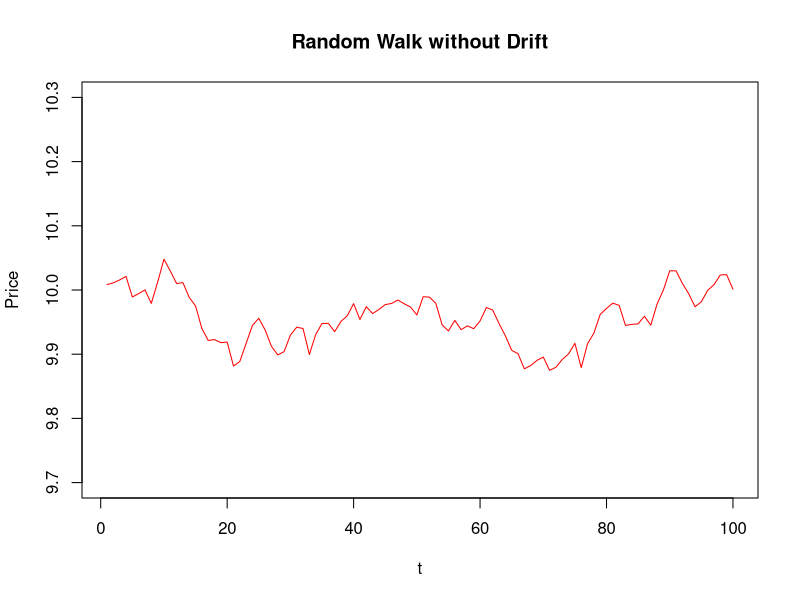
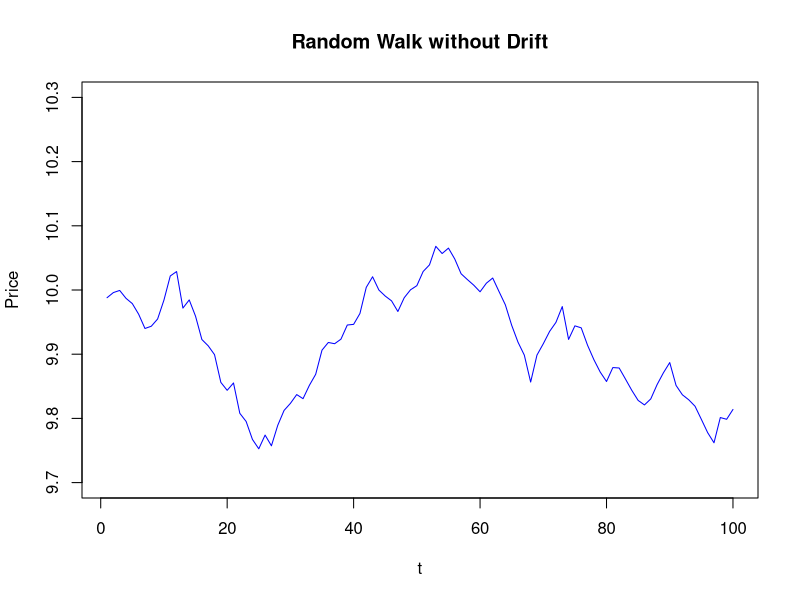

Generate these figures, in order, with R:
## ---- chunk 1
knitr::opts_chunk$set(echo = TRUE, message = FALSE)
## ---- chunk 2
20000000/((1+(0.07/2))^(1/8))
## ---- chunk 3
4*log(1+(0.1/4))
## ---- chunk 4
# define annuity function
cal_annuity <- function(c, r, p) {
  a <- 0
  for (i in 1:p) {
    temp <- (1 + r)^(-i)
    a <- a + temp
  }
  return(c * a)
}
## ---- chunk 5
# calculate annuity
cal_annuity(100,0.0625,5)
## ---- chunk 6
250000/((1-((1+(0.08/12))^(-12*15)))/(0.08/12))
## ---- chunk 7
1/((1+(0.08/2))^(20*2))
## ---- chunk 8
1/((1+(0.08/2))^(10*2))
## ---- chunk 9
(100*0.1/2)*((1-(1+(0.15/2))^(-10*2))/(0.15/2))+(100/(1+(0.15/2))^(10*2))
## ---- chunk 10
# define yield-price function 
cal_price <- function(n, c, m) {
  p <- c()
  s <- seq(0.075, 0.105, 0.005)
  for (i in 1:length(s)) {
    p[i] <- 100 / ((1 + s[i] / m)^(n * m)) + (100 * c / m) * ((1 - (1 + (s[i] / m))^(-n * m)) / (s[i] / m))
  }
  return(p)
}
## ---- chunk 11
# calculate the prices under different yield 
cal_price(15, 0.09, 2)
## ---- chunk 12
RW <- function(N, x0, mu, variance) {
  z<-cumsum(rnorm(n=N, mean=0, 
                  sd=sqrt(variance)))
  t<-1:N
  x<-x0+t*mu+z
  return(x)
  }
# mu is the drift

P1<-RW(100,10,0,0.0004)
P2<-RW(100,10,0,0.0004)
plot(P1, main="Random Walk without Drift", 
     xlab="t",ylab="Price", ylim=c(9.7,10.3),
     typ='l', col="red")
## ---- chunk 13
plot(P2, main="Random Walk without Drift", 
     xlab="t",ylab="Price", ylim=c(9.7,10.3),
     typ='l', col="blue")
